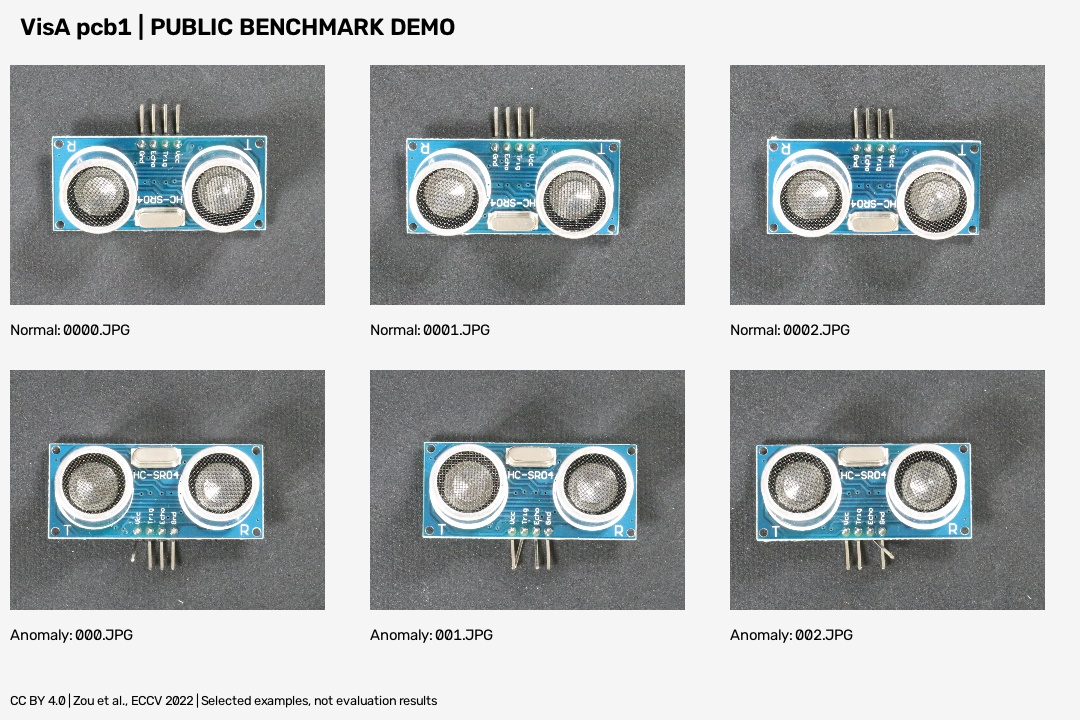
#> input picture artifacts/public-photos-001/public_benchmark_contact_sheet.jpg, 1080 x 720 px
$ python -i captureQuality.py   (imports and definitions only)
#> lines starting #> are read from the running program, lines starting #| are printed output that depends on the picture; after the words box and inside, x2 and y2 are one past the last pixel; in counts of white or black regions, pixels touching at a corner belong together
#> further down, picture is the input picture: shape (720, 1080, 3); mean B, G, R 175.2, 174.2, 170.1
from dataclasses import asdict, dataclass
import numpy as np

analysisLongSide = 512
borderBandFraction = 0.04
darkClipLevel = 8
brightClipLevel = 247
silhouetteBandFraction = 0.01
backgroundGapFraction = 0.06
edgeSharpnessPercentile = 90


@dataclass(frozen=True)
class PartLocation:
    found: bool
    xMin: int
    yMin: int
    xMax: int
    yMax: int
    areaFraction: float
    touchesBorder: bool
    contrast: float
    mask: np.ndarray | None

    @property
    def boxWidth(self) -> int:
        return self.xMax - self.xMin

    @property
    def boxHeight(self) -> int:
        return self.yMax - self.yMin


@dataclass(frozen=True)
class CaptureMetrics:
    frameMeanLuminance: float
    frameDarkFraction: float
    frameBrightFraction: float
    partFound: bool
    partAreaFraction: float
    partTouchesBorder: bool
    partContrast: float
    partMedianLuminance: float
    partDarkFraction: float
    partBrightFraction: float
    backgroundMedianLuminance: float
    edgeSharpness: float

    def toScores(self) -> dict[str, float]:
        return {key: float(value) for key, value in asdict(self).items() if not isinstance(value, bool)}


@dataclass(frozen=True)
class CaptureThresholds:
    """Capture quality is measured where a defect on the part cannot change it: exposure on the background around
    the part (plus frame clipping), focus on the part's silhouette edge. Statistics taken over the part itself
    misread large defects (missing covers, bare metal) as blur or overexposure."""

    minFrameMeanLuminance: float
    maxFrameMeanLuminance: float
    maxFrameDarkFraction: float
    maxFrameBrightFraction: float
    minPartContrast: float
    minPartAreaFraction: float
    maxPartAreaFraction: float
    minBackgroundLuminance: float
    maxBackgroundLuminance: float
    minEdgeSharpness: float

    def toDict(self) -> dict[str, float]:
        return {key: float(value) for key, value in asdict(self).items()}


@dataclass(frozen=True)
class GateOutcome:
    decision: str | None
    reasonCode: str
    reasonDetail: str


def resizeLongSide(image: np.ndarray, longSide: int) -> tuple[np.ndarray, float]:
#> called with longSide = 512
    import cv2 as cv

    scale = longSide / max(image.shape[:2])
#> scale = 0.474
    if scale >= 1.0:
        return image, 1.0
    resized = cv.resize(image, (round(image.shape[1] * scale), round(image.shape[0] * scale)), interpolation=cv.INTER_AREA)
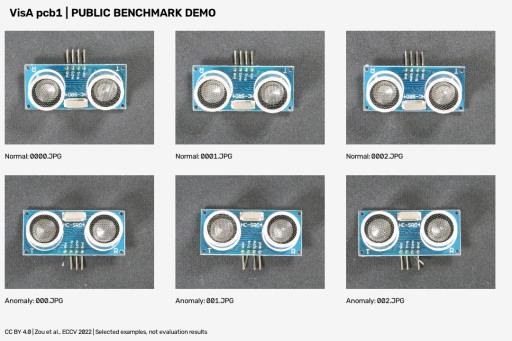
#> resized: shape (341, 512, 3); mean B, G, R 175.2, 174.2, 170.1
    return resized, scale


def locatePart(imageBgr: np.ndarray, minContrast: float = 12.0) -> PartLocation:
    """Segment the dominant object against the background estimated from the frame border (Lab colour distance)."""
    # AI Assisted Logic
    import cv2 as cv

    small, scale = resizeLongSide(imageBgr, analysisLongSide)
#> scale = 0.474
    height, width = small.shape[:2]
#> height = 341; width = 512
    labImage = cv.cvtColor(cv.GaussianBlur(small, (5, 5), 0), cv.COLOR_BGR2Lab).astype(np.float32)
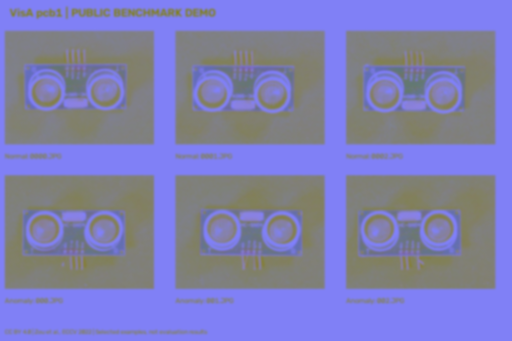
#> labImage: shape (341, 512, 3) float32; mean B, G, R 179, 127, 127.1
    band = max(2, round(min(height, width) * borderBandFraction))
#> band = 14
    borderPixels = np.concatenate([labImage[:band].reshape(-1, 3), labImage[-band:].reshape(-1, 3), labImage[:, :band].reshape(-1, 3), labImage[:, -band:].reshape(-1, 3)])
    backgroundColor = np.median(borderPixels, axis=0)
#> backgroundColor = [246, 128, 128]
    distance = np.linalg.norm(labImage - backgroundColor, axis=2)
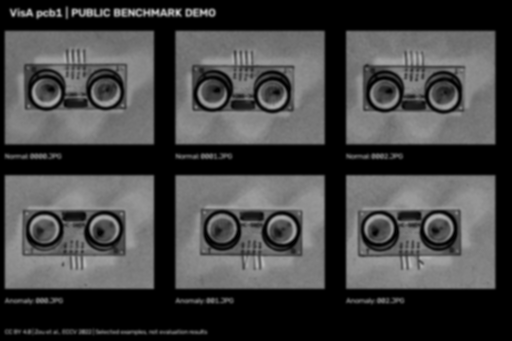
#> distance: shape (341, 512) float32; min 0, max 210, mean 67.3
    distance8 = np.clip(distance * 2.0, 0, 255).astype(np.uint8)
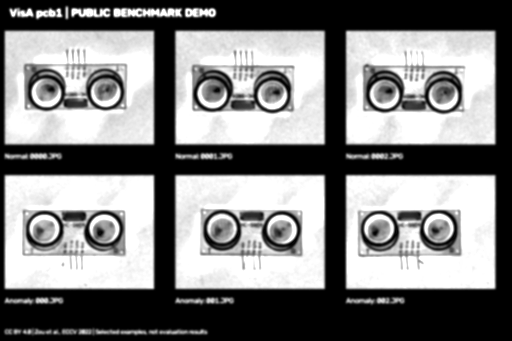
#> distance8: shape (341, 512); min 0, max 255, mean 130.2
    otsuLevel, _ = cv.threshold(distance8, 0, 255, cv.THRESH_BINARY + cv.THRESH_OTSU)
#> otsuLevel = 122
    level = max(otsuLevel, minContrast * 2.0)
#> level = 122
    foreground = (distance8 > level).astype(np.uint8) * 255
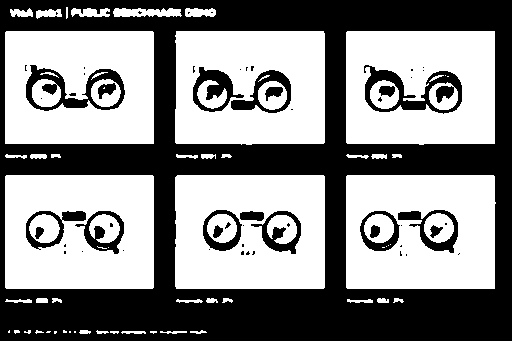
#> foreground: shape (341, 512); 53.6% white; 57 black regions (38 under 20 px), largest, box (x1, y1, x2, y2) and area: (0, 0, 512, 341) 70326, (364, 65, 462, 114) 1821, (26, 65, 125, 111) 1626
    kernel = cv.getStructuringElement(cv.MORPH_ELLIPSE, (9, 9))
    foreground = cv.morphologyEx(foreground, cv.MORPH_CLOSE, kernel, iterations=2)
#> foreground: shape (341, 512); 64.3% white; 1 black region, box (x1, y1, x2, y2) and area: (0, 0, 512, 341) 62289
    foreground = cv.morphologyEx(foreground, cv.MORPH_OPEN, kernel)
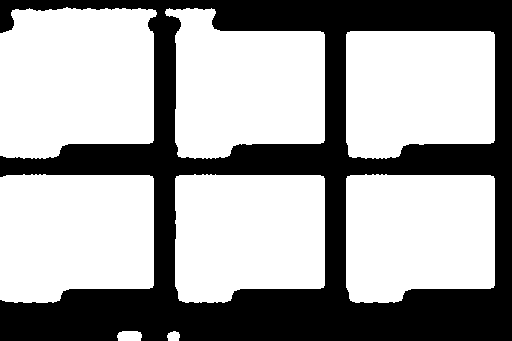
#> foreground: shape (341, 512); 63.9% white; 1 black region
    contours, _ = cv.findContours(foreground, cv.RETR_EXTERNAL, cv.CHAIN_APPROX_SIMPLE)
#> contours = 8 contours; box (x1, y1, x2, y2) and area: (0, 7, 157, 159) 20982, (165, 8, 325, 159) 18199, (0, 174, 154, 303) 18100, (175, 174, 325, 303) 17532, (346, 174, 495, 303) 17453, (346, 31, 495, 159) 17309, (117, 331, 142, 341) 198, (167, 331, 180, 341) 88
    if not contours:
        return PartLocation(False, 0, 0, 0, 0, 0.0, False, 0.0, None)
    largest = max(contours, key=cv.contourArea)
#> largest = contour of 180 points, box (x1, y1, x2, y2) (0, 7, 157, 159), area 20982
    hull = cv.convexHull(largest)
#> hull = contour of 19 points, box (x1, y1, x2, y2) (0, 7, 157, 159), area 22170
    smallMask = np.zeros((height, width), dtype=np.uint8)
    cv.drawContours(smallMask, [hull], -1, 255, thickness=cv.FILLED)
#> smallMask: shape (341, 512); 12.9% white; 1 white region, box (x1, y1, x2, y2) and area: (0, 7, 157, 159) 22456
    areaFraction = float(cv.countNonZero(smallMask)) / float(height * width)
#> areaFraction = 0.129
    x, y, boxWidth, boxHeight = cv.boundingRect(hull)
#> x = 0; y = 7; boxWidth = 157; boxHeight = 152
    edgeMargin = max(1, round(min(height, width) * 0.01))
#> edgeMargin = 3
    touchesBorder = x <= edgeMargin or y <= edgeMargin or x + boxWidth >= width - edgeMargin or y + boxHeight >= height - edgeMargin
#> touchesBorder = True
    contrast = float(np.median(distance[smallMask > 0])) if areaFraction > 0 else 0.0
#> contrast = 110
    fullMask = cv.resize(smallMask, (imageBgr.shape[1], imageBgr.shape[0]), interpolation=cv.INTER_NEAREST)
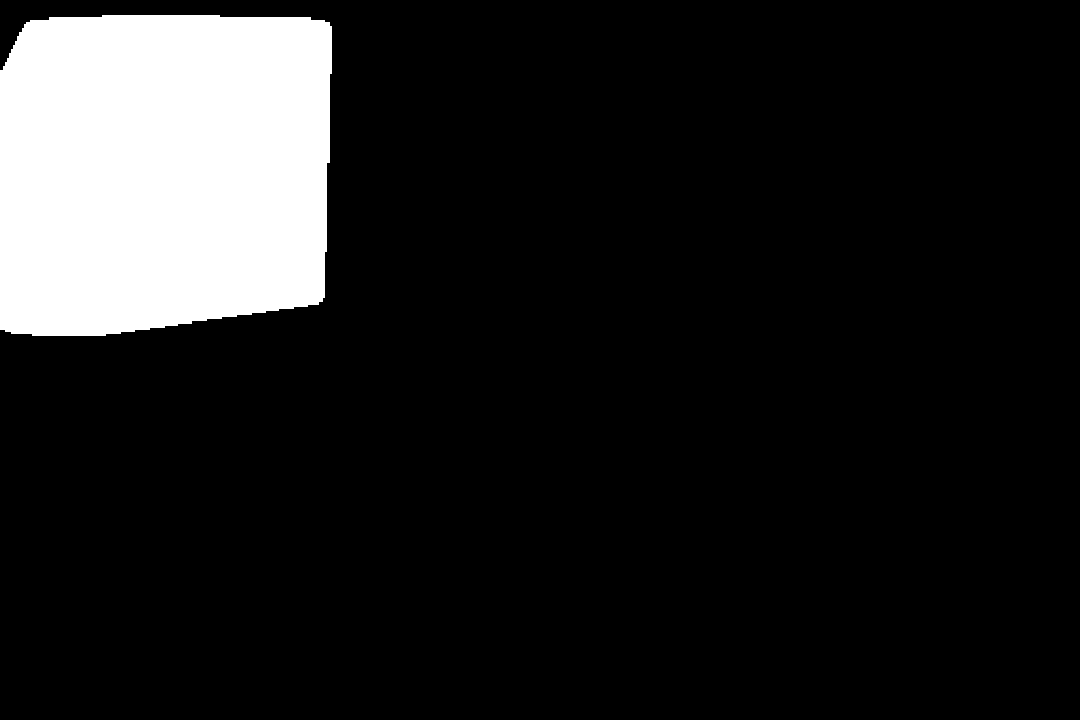
#> fullMask: shape (720, 1080); 12.9% white; 1 white region, box (x1, y1, x2, y2) and area: (0, 15, 332, 336) 100202
    inverse = 1.0 / scale
#> inverse = 2.11
    return PartLocation(
        found=True,
        xMin=int(x * inverse),
        yMin=int(y * inverse),
        xMax=min(imageBgr.shape[1], int(round((x + boxWidth) * inverse))),
        yMax=min(imageBgr.shape[0], int(round((y + boxHeight) * inverse))),
        areaFraction=areaFraction,
        touchesBorder=bool(touchesBorder),
        contrast=contrast,
        mask=fullMask,
    )


# [88 lines left out: functions measureCapture, evaluateCaptureGates, cropPartSquare, buildScoringMask, not called in this run]

>>> import cv2
>>> picture = cv2.imread('../../../artifacts/public-photos-001/public_benchmark_contact_sheet.jpg')
>>> result = locatePart(picture)
